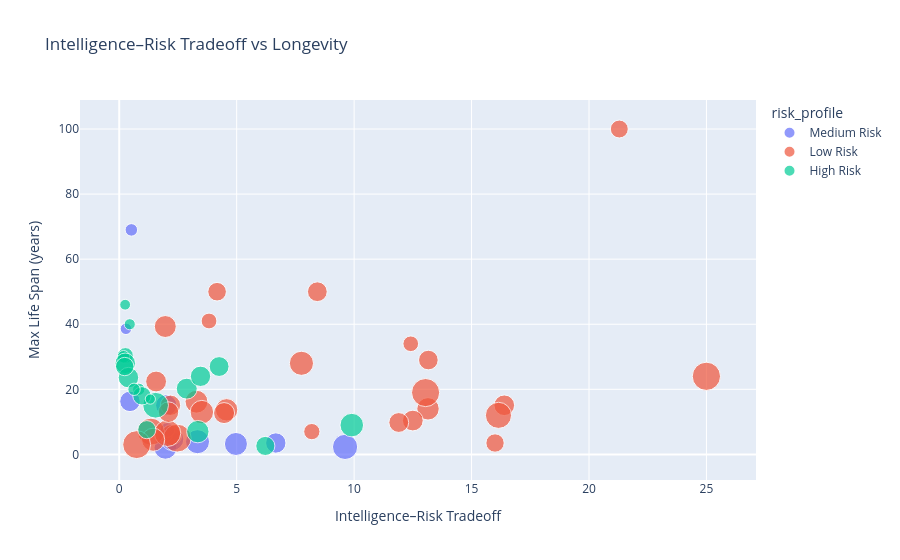

The notebook cell this image was saved under:
### Markdown cell above
(تفسیر Heatmap):
مفهوم عدد همبستگی:  که عدد ۱+ یعنی رابطه مستقیم کامل، ۰ یعنی هیچ رابطهای وجود ندارد، و ۱- یعنی رابطه معکوس کامل.

تفسیر رنگها (RdBu): * رنگهای متمایل به قرمز تیره نشاندهنده همبستگی مثبت قوی هستند (مثلاً احتمالاً بین هوش و طول عمر).

رنگهای متمایل به آبی تیره نشاندهنده همبستگی منفی قوی هستند (مثلاً بین وزن بدن و میزان خواب؛ یعنی هر چه حیوان سنگینتر باشد، کمتر میخوابد).

کشف الگوهای پنهان: از دانشجوها بخواهید به خانههایی که رنگهای غلیظ دارند نگاه کنند. اینها همان "داستانهایی" هستند که دادهها در حال روایت کردنشان هستند.

چرا text_auto؟ ذکر کنید که نمایش اعداد روی نمودار، دقت تحلیل را بالا میبرد و از حدس و گمان جلوگیری م
یکند. این باعث میشود  که چقدر همبستگی وجود دارد و بتوانند آن را با سایر خانهها مقایسه کنند.

### Code cell
# --- تحلیل تقابل هوش-خطر در برابر طول عمر (Intelligence-Risk Tradeoff Analysis) ---
# این نمودار بررسی میکند که "هوشمند بودن در محیطهای پرخطر" چه تاثیری بر طول عمر دارد.

fig = px.scatter(
    df,
    # محور افقی: شاخصی که از تقسیم هوش بر میزان تهدید به دست آمده (بازدهی هوش در برابر خطر)
    x="intelligence_risk_tradeoff", 
    # محور عمودی: حداکثر طول عمر گونه جانوری
    y="max_life_span", 
    # اندازه حباب: نشاندهنده میزان نیاز به خواب (بُعد فیزیولوژیک)
    size="total_sleep", 
    # رنگ حباب: دستهبندی بر اساس سطح ریسک اکولوژیک
    color="risk_profile", 
    
    # اطلاعات تکمیلی در هنگام حرکت موس روی نقاط برای تحلیل دقیقتر هر گونه
    hover_data=[
        "brain_to_body_ratio", "threat_index", "environment_risk_score"
    ],
    
    # تنظیم برچسبهای انگلیسی محورها جهت جلوگیری از به هم ریختگی فونت
    labels={
        "intelligence_risk_tradeoff": "Intelligence–Risk Tradeoff",
        "max_life_span": "Max Life Span (years)"
    },
    
    # عنوان نمودار: رابطه توازن هوش و خطر با طول عمر
    title="Intelligence–Risk Tradeoff vs Longevity"
)

# نمایش نمودار تعاملی برای کشف الگوهای تکاملی
fig.show()

### Figure 1 — Plotly figure (JSON) as saved in the notebook; plotly's stock layout.template omitted (floating-point values rounded to 4 significant figures)
{"data": [{"customdata": [[0.8584, 3.0, 3.6], [6.6, 3.0, 2.4], [1.807, 3.5, 3.8], [8.333, 2.5, 2.2], [1.6, 3.5, 3.8], [6.0, 3.0, 2.4], [17.39, 3.5, 2.9], [6.875, 3.5, 2.9], [6.786, 3.0, 2.4], [5.833, 3.0, 2.7], [16.67, 2.5, 2.2], [6.15, 3.0, 2.4], [24.04, 2.5, 2.5]], "hovertemplate": "risk_profile=Medium Risk<br>Intelligence–Risk Tradeoff=%{x}<br>Max Life Span (years)=%{y}<br>total_sleep=%{marker.size}<br>brain_to_body_ratio=%{customdata[0]}<br>threat_index=%{customdata[1]}<br>environment_risk_score=%{customdata[2]}<extra></extra>", "legendgroup": "Medium Risk", "marker": {"color": "#636efa", "size": [3.3, 8.3, 3.9, 14.4, 10.45, 11.2, 13.2, 12.8, 13.2, 5.4, 10.3, 5.4, 15.8], "sizemode": "area", "sizeref": 0.04975, "symbol": "circle"}, "mode": "markers", "name": "Medium Risk", "orientation": "v", "showlegend": true, "type": "scatter", "x": [0.2861, 2.2, 0.5163, 3.333, 0.4571, 2.0, 4.969, 1.964, 2.262, 1.944, 6.667, 2.05, 9.615], "xaxis": "x", "y": [38.6, 4.5, 69.0, 3.9, 16.3, 15.1, 3.2, 2.0, 4.7, 6.0, 3.5, 7.5, 2.3], "yaxis": "y"}, {"customdata": [[13.15, 1.0, 1.0], [13.04, 1.0, 1.0], [7.758, 1.0, 1.3], [8.436, 1.0, 1.0], [4.364, 2.0, 1.7], [16.0, 1.0, 1.0], [8.333, 2.0, 2.0], [4.459, 2.0, 2.0], [25.0, 2.0, 2.0], [12.41, 1.0, 1.3], [1.35, 1.0, 1.0], [1.961, 1.0, 1.9], [3.824, 1.0, 1.6], [3.289, 1.0, 1.0], [1.57, 1.0, 1.0], [25.0, 1.0, 1.0], [21.29, 1.0, 1.0], [24.59, 1.5, 1.5], [3.706, 1.5, 1.5], [3.086, 1.5, 1.5], [32.29, 2.0, 2.0], [7.037, 2.0, 1.7], [9.142, 2.0, 2.0], [11.9, 1.0, 1.0], [26.32, 2.0, 2.3], [16.4, 2.0, 2.0], [8.929, 2.0, 2.0], [2.889, 2.0, 1.7], [1.114, 1.5, 1.5], [4.198, 2.0, 2.0]], "hovertemplate": "risk_profile=Low Risk<br>Intelligence–Risk Tradeoff=%{x}<br>Max Life Span (years)=%{y}<br>total_sleep=%{marker.size}<br>brain_to_body_ratio=%{customdata[0]}<br>threat_index=%{customdata[1]}<br>environment_risk_score=%{customdata[2]}<extra></extra>", "legendgroup": "Low Risk", "marker": {"color": "#EF553B", "size": [12.5, 19.7, 14.5, 9.7, 10.3, 8.4, 8.6, 10.7, 10.7, 6.1, 18.1, 12.0, 6.2, 13.0, 10.8, 19.9, 8.0, 10.6, 19.4, 17.4, 17.0, 13.7, 12.5, 9.8, 9.6, 6.6, 11.0, 13.3, 19.4, 10.45], "sizemode": "area", "sizeref": 0.04975, "symbol": "circle"}, "mode": "markers", "name": "Low Risk", "orientation": "v", "showlegend": true, "type": "scatter", "x": [13.15, 13.04, 7.758, 8.436, 2.182, 16.0, 4.167, 2.229, 12.5, 12.41, 1.35, 1.961, 3.824, 3.289, 1.57, 25.0, 21.29, 16.39, 2.471, 2.057, 16.15, 3.519, 4.571, 11.9, 13.16, 8.2, 4.464, 1.444, 0.7429, 2.099], "xaxis": "x", "y": [14.0, 19.0, 28.0, 50.0, 15.1, 3.5, 50.0, 6.0, 10.4, 34.0, 7.0, 39.3, 41.0, 16.2, 22.4, 24.0, 100.0, 15.1, 5.0, 6.5, 12.0, 13.0, 13.7, 9.8, 29.0, 7.0, 12.7, 4.5, 3.0, 13.0], "yaxis": "y"}, {"customdata": [[6.196, 4.0, 3.7], [17.01, 4.0, 4.0], [1.056, 4.0, 4.3], [15.06, 4.5, 4.5], [0.9097, 5.0, 5.0], [2.239, 5.0, 5.0], [1.285, 5.0, 5.0], [4.158, 5.0, 5.0], [39.6, 4.0, 3.4], [5.288, 4.5, 4.2], [1.257, 5.0, 5.0], [27.99, 4.5, 3.9], [1.96, 5.0, 5.0], [11.5, 4.0, 4.0], [0.9375, 4.0, 4.0], [4.84, 5.0, 5.0], [6.622, 5.0, 5.0], [3.153, 5.0, 5.0], [13.84, 4.0, 3.7]], "hovertemplate": "risk_profile=High Risk<br>Intelligence–Risk Tradeoff=%{x}<br>Max Life Span (years)=%{y}<br>total_sleep=%{marker.size}<br>brain_to_body_ratio=%{customdata[0]}<br>threat_index=%{customdata[1]}<br>environment_risk_score=%{customdata[2]}<extra></extra>", "legendgroup": "High Risk", "marker": {"color": "#00cc96", "size": [16.5, 9.8, 6.2, 12.5, 3.9, 3.1, 10.45, 3.8, 13.8, 8.2, 2.9, 9.1, 10.45, 10.9, 8.4, 8.4, 2.6, 3.8, 10.3], "sizemode": "area", "sizeref": 0.04975, "symbol": "circle"}, "mode": "markers", "name": "High Risk", "orientation": "v", "showlegend": true, "type": "scatter", "x": [1.549, 4.254, 0.2641, 3.346, 0.1819, 0.4479, 0.2571, 0.8315, 9.901, 1.175, 0.2514, 6.221, 0.392, 2.875, 0.2344, 0.968, 1.324, 0.6306, 3.461], "xaxis": "x", "y": [15.1, 27.0, 30.4, 7.0, 30.0, 40.0, 28.0, 20.0, 9.0, 7.6, 46.0, 2.6, 23.6, 20.2, 27.0, 18.0, 17.0, 20.0, 24.0], "yaxis": "y"}], "layout": {"legend": {"itemsizing": "constant", "title": {"text": "risk_profile"}, "tracegroupgap": 0}, "title": {"text": "Intelligence–Risk Tradeoff vs Longevity"}, "xaxis": {"anchor": "y", "domain": [0, 1], "title": {"text": "Intelligence–Risk Tradeoff"}}, "yaxis": {"anchor": "x", "domain": [0, 1], "title": {"text": "Max Life Span (years)"}}}}
